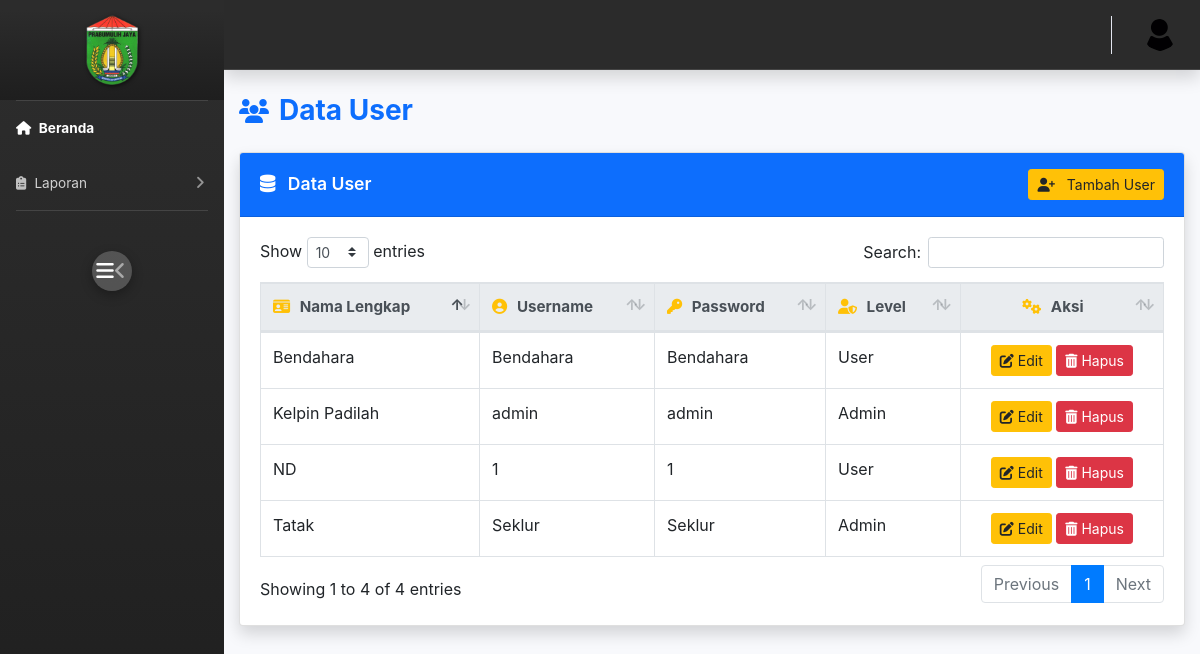
The app's page /dandes/index.php/user with its own data.
### tables this page shows
CREATE TABLE `tb_user` (
  `id_user` int(11) NOT NULL,
  `username` varchar(100) NOT NULL,
  `password` varchar(100) NOT NULL,
  `nama_lengkap` varchar(100) NOT NULL,
  `level` varchar(100) NOT NULL
);

### dandes/application/controllers/User.php (called while the page is built, shortened)
<?php
class User extends CI_Controller
{
    public function __construct()
    {
        $this->load->model('Model_user');
        $this->load->library('form_validation');
    }
    public function index()
    {
        $data['judul'] = 'Data User';
        $data['user'] = $this->Model_user->getalluser();
        $this->load->view('templates/header', $data);
        $this->load->view('templates/sidebar', $data);
        $this->load->view('user/user', $data);
        $this->load->view('templates/footer');
    }
}
?>

### dandes/index.php (called while the page is built, shortened)
<?php
require_once BASEPATH.'core/CodeIgniter.php';

### dandes/application/models/Model_user.php (called while the page is built, shortened)
<?php
class Model_user extends CI_Model
{
   public function getAlluser()
   {
      $query = "SELECT * from tb_user";
      return $this->db->query($query)->result_array();
   }
}
?>

### dandes/application/views/user/user.php (the view, shortened to what this page needs)
<link href="https://cdnjs.cloudflare.com/ajax/libs/font-awesome/6.4.0/css/all.min.css" rel="stylesheet" />
<link href="https://cdn.jsdelivr.net/npm/bootstrap@4.6.2/dist/css/bootstrap.min.css" rel="stylesheet" />
<div class="container-fluid">
  <h1 class="h3 mb-4"><i class="fas fa-users"></i> Data User</h1>
  <div class="card shadow mb-4">
    <div class="card-header py-3">
      <div><i class="fas fa-database"></i> Data User</div>
      <button class="btn btn-sm btn-warning" data-toggle="modal" data-target="#modalTambahUser">
        <i class="fas fa-user-plus"></i> Tambah User
      </button>
    </div>
    <div class="card-body">
      <div class="table-responsive">
        <table class="table table-bordered table-hover" id="dataTable" width="100%" cellspacing="0">
          <thead class="thead-light">
            <tr>
              <th><i class="fas fa-id-card"></i> Nama Lengkap</th>
              <th><i class="fas fa-user-circle"></i> Username</th>
              <th><i class="fas fa-key"></i> Password</th>
              <th><i class="fas fa-user-shield"></i> Level</th>
              <th class="text-center"><i class="fas fa-cogs"></i> Aksi</th>
            </tr>
          </thead>
          <tbody>
            <?php foreach ($user as $dat) : ?>
              <tr>
                <td><?= htmlspecialchars($dat['nama_lengkap']); ?></td>
                <td><?= htmlspecialchars($dat['username']); ?></td>
                <td><?= htmlspecialchars($dat['password']); ?></td>
                <td><?= htmlspecialchars(ucfirst($dat['level'])); ?></td>
                <td class="text-center">
                  <button class="btn btn-sm btn-warning editUserBtn"
                    data-id="<?= $dat['id_user']; ?>"
                    data-nama="<?= htmlspecialchars($dat['nama_lengkap']); ?>"
                    data-username="<?= htmlspecialchars($dat['username']); ?>"
                    data-password="<?= htmlspecialchars($dat['password']); ?>"
                    data-level="<?= $dat['level']; ?>"
                    title="Edit User">
                    <i class="fas fa-edit"></i> Edit
                  </button>
                  <button class="btn btn-sm btn-danger deleteUserBtn"
                    data-url="<?= base_url('User/hapususer/' . $dat['id_user']); ?>"
                    title="Hapus User">
                    <i class="fas fa-trash-alt"></i> Hapus
                  </button>
                </td>
              </tr>
            <?php endforeach; ?>
          </tbody>
        </table>
      </div>
    </div>
  </div>
</div>

### dandes/application/views/templates/header.php (style rules this page uses)
body { font-family: 'Public Sans', sans-serif; background-color: #f8f9fc; }

### dandes/application/views/user/user.php (style rules this page uses)
h1.h3.mb-4 { display: flex; align-items: center; font-weight: 700; color: #0d6efd; }
h1.h3.mb-4 i { margin-right: 10px; font-size: 1.5rem; color: #0d6efd; }
.card-header.py-3 { display: flex; justify-content: space-between; align-items: center; background-color: #0d6efd; color: white; font-weight: 600; font-size: 1.1rem; }
.card-header.py-3 i { margin-right: 8px; }
.thead-light th { background-color: #0d6efd; color: white; font-weight: 700; font-size: 0.95rem; }
.thead-light th i { margin-right: 6px; color: #ffc107; }

### records on screen
tb_user: nama_lengkap "Tatak", username "Seklur", password "Seklur", level "Admin"
tb_user: nama_lengkap "Bendahara", username "Bendahara", password "Bendahara", level "User"
tb_user: nama_lengkap "Kelpin Padilah", username "admin", password "admin", level "Admin"
tb_user: nama_lengkap "ND", username "1", password "1", level "User"
